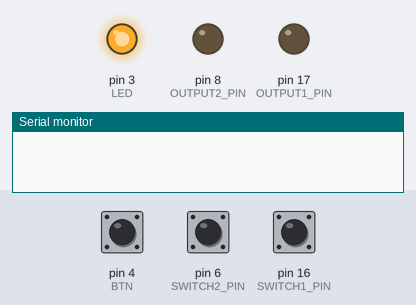
Simulated run of this sketch. Board: Arduino Uno, built with avr-gcc and run on an emulated ATmega328P. On the bench: output pins drawn as LEDs (lit = HIGH), the last lines printed to the serial monitor. The inputs (shaded band) are chosen by the test bench; at power-on: pin 4 (BTN) HIGH, pin 6 (SWITCH2_PIN) HIGH, pin 16 (SWITCH1_PIN) HIGH. No radio packets arrive unless stated.

Above: at 0.1 s.
At 2.2 s:
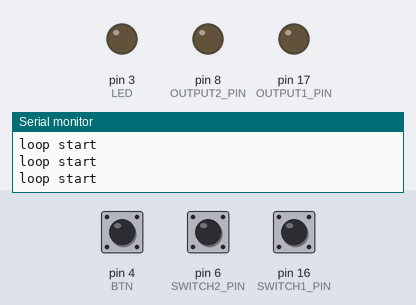
2.3 s: pin 4 (BTN) pulled LOW for 0.15 s
At 2.8 s:
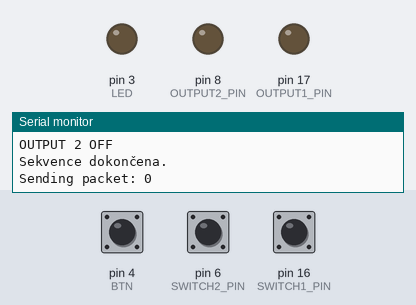
Timing chart, 0 to 5.3 s (numbered marks = the images above; inputs shaded):
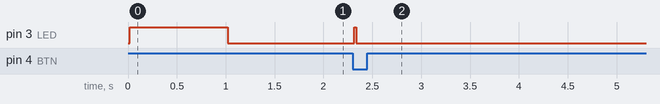

Measured:
- after the input at 2.3 s, pin 3 (LED): LOW → HIGH at once, → LOW 0.02 s later

The sketch:

blink.ino
```cpp
#include <SPI.h>
#include <LoRa.h>

#define LED PD3        // LED pro výstup
#define BTN PD4        // Tlačítko pro aktivaci

#define SWITCH1_PIN 16  // Koncový spínač 1
#define OUTPUT1_PIN 17  // Výstup pro spínač 1

#define SWITCH2_PIN 6  // Koncový spínač 2
#define OUTPUT2_PIN 8  // Výstup pro spínač 2

#define TIMEOUT 5000  // Timeout v ms

#define BW 125E3
#define TXPWR 10 // in dBm
#define SF 12 //spreading factor

bool start_depl = false;
unsigned long timeout_state = 0;
bool output1_active = false;
bool output2_active = false;

int counter = 0;

void setup() {
  Serial.begin(9600);

  pinMode(SWITCH1_PIN, INPUT_PULLUP);
  pinMode(SWITCH2_PIN, INPUT_PULLUP);

  pinMode(OUTPUT1_PIN, OUTPUT);
  pinMode(OUTPUT2_PIN, OUTPUT);

  pinMode(LED, OUTPUT);
  pinMode(BTN, INPUT_PULLUP);

  digitalWrite(LED, LOW);
  digitalWrite(OUTPUT1_PIN, LOW);
  digitalWrite(OUTPUT2_PIN, LOW);

  if (!LoRa.begin(868E6)) {
    Serial.println("Starting LoRa failed!");
    while (1);
  }
  LoRa.setSignalBandwidth(BW);
  LoRa.setTxPower(TXPWR);
  LoRa.setSpreadingFactor(SF);

  // Signalizace zapnutí
  digitalWrite(LED, HIGH);
  delay(1000);
  digitalWrite(LED, LOW);
  Serial.println("setup ok");
}

void loop() {
  delay(30);
  Serial.println("loop start");
  if (digitalRead(BTN) == LOW && !start_depl) {
    start_depl = true;
    Serial.println("Tlačítko stisknuto, start!");

    // Aktivace výstupů
    digitalWrite(LED, HIGH);
    digitalWrite(OUTPUT1_PIN, HIGH);
    digitalWrite(OUTPUT2_PIN, HIGH);

    output1_active = true;
    output2_active = true;
  }

  if (start_depl) {
    Serial.println("Depl start");
    // Kontrola výstupu 1
    if (output1_active) {
      if (digitalRead(SWITCH1_PIN) == HIGH) {
        digitalWrite(OUTPUT1_PIN, LOW);
        output1_active = false;
        Serial.println("OUTPUT 1 OFF");
      }
    }

    // Kontrola výstupu 2
    if (output2_active) {
      if (digitalRead(SWITCH2_PIN) == HIGH) {
        digitalWrite(OUTPUT2_PIN, LOW);
        output2_active = false;
        Serial.println("OUTPUT 2 OFF");
      }
    }
    if (!output1_active && !output2_active) {
      //start_depl = false;
      digitalWrite(LED, LOW);
      Serial.println("Sekvence dokončena.");

      Serial.print("Sending packet: ");
      Serial.println(counter);

      // send packet
      LoRa.beginPacket();
      LoRa.print("hello ");
      LoRa.print(counter);
      LoRa.endPacket();

      counter++;

      delay(5000);


    }
  }
}
```
